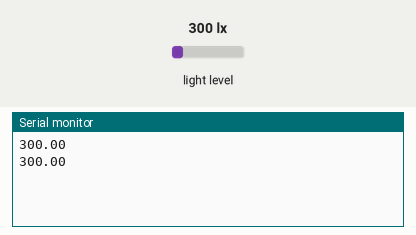
This sketch was run on a simulated Arduino Uno, built with avr-gcc and run on an emulated ATmega328P. On the bench: the last lines printed to the serial monitor. The test bench sets the inputs (shaded band); at power-on: light level 300 lx.

Above: at 2.8 s.
2.9 s: light level set to 40 lx
At 4.4 s:
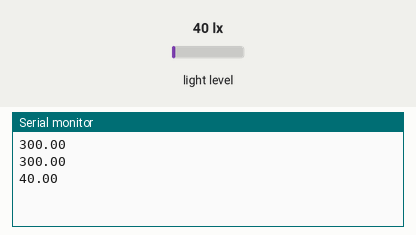
5.6 s: light level set to 500 lx
At 7.2 s:
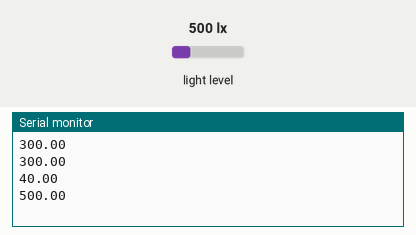
Timing chart, 0 to 8.7 s (numbered marks = the images above; inputs shaded):
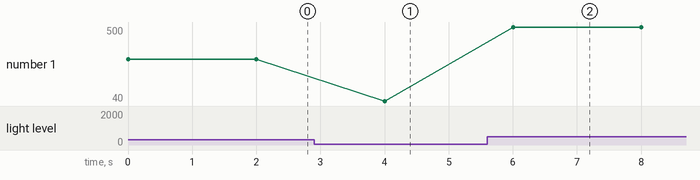

The sketch:

BH1750_Light_lux_Sensor.ino
```cpp
#include <Wire.h>
#include <BH1750.h>
// create an object named lightMeter
BH1750 lightMeter;


void setup() {
Serial.begin(9600);
Wire.begin();
lightMeter.begin(); // start the sensor
}

void loop() {
  // Read LUX value from sensor
  float lux = lightMeter.readLightLevel();
  Serial.println(lux);
  delay(2000);
}
```

Measured:
- after the input at 2.9 s, the serial monitor: prints a new line after 1.1 s (image 1)
- after the input at 5.6 s, the serial monitor: prints a new line after 0.40 s (image 2)
- plotted number 1: 300 → 40 after the input at 2.9 s, 40 → 500 after the input at 5.6 s
